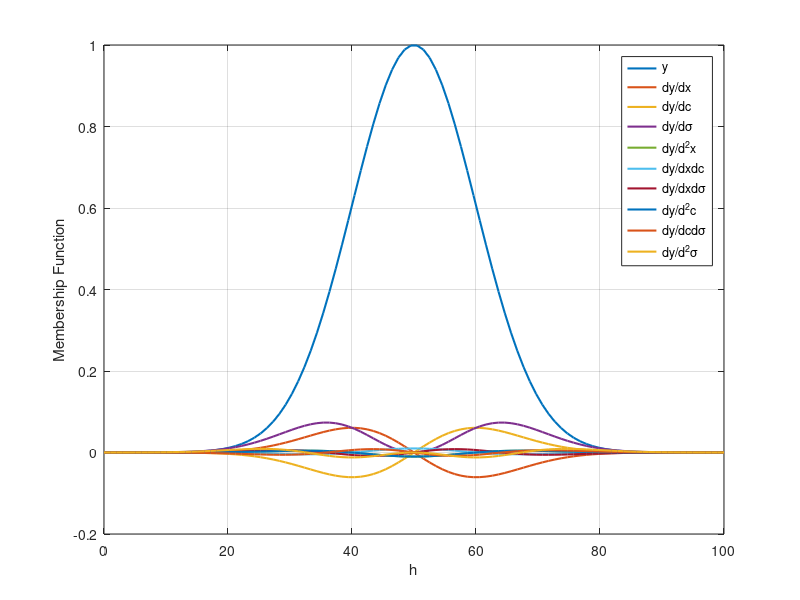

Write MATLAB code to recreate this figure.
c = 50;
sig = 10;
x = linspace(0, 100);
MF = exp(-(x-c).^2./(2*sig^2));
h = plot(x, MF);        %y
hold on;
grid on;
set(h, 'linewidth', 1.5);
xlabel('h');
ylabel('Membership Function');
MFdx = MF.*(-1).*(x-c)./sig^2;
h = plot(x, MFdx);      %dy/dx
set(h, 'linewidth', 1.5);
MFdc = MF.*(x-c)./sig^2;
h = plot(x, MFdc);      %dy/dc
set(h, 'linewidth', 1.5);
MFdsig = MF.*(x-c).^2./sig^3;
h = plot(x, MFdsig);    %dy/dsig
set(h, 'linewidth', 1.5);
MFdx2=MF./sig^2.*(((x-c)./sig).^2-1);
h = plot(x, MFdx2);     %dy/dx2
set(h, 'linewidth', 1.5);
MFdxdc=MF.*(-1)./sig^2.*(((x-c)./sig).^2-1);
h = plot(x, MFdxdc);    %dy/dxdc
set(h, 'linewidth', 1.5);
MFdxdsig = MF.*(-1).*(x-c)./sig^3.*(((x-c)./sig).^2-2);
h = plot(x, MFdxdsig);  %dy/dxdsig
set(h, 'linewidth', 1.5);
MFdc2 = MF./sig^2.*(((x-c)./sig).^2-1);
h = plot(x, MFdc2);     %dy/dc2
set(h, 'linewidth', 1.5);
MFdcdsig = MF.*(x-c)./sig^3.*(((x-c)./sig).^2-2);
h = plot(x, MFdcdsig);  %dy/dcdsig
set(h, 'linewidth', 1.5);
MFdsig2 = MF.*(x-c).^2./sig^4.*(((x-c)./sig).^2-3);
h = plot(x, MFdsig2);   %dy/dsig2
set(h, 'linewidth', 1.5);
legend('y', 'dy/dx', 'dy/dc', 'dy/d\sigma', 'dy/d^{2}x', 'dy/dxdc', 'dy/dxd\sigma', ...
    'dy/d^{2}c', 'dy/dcd\sigma', 'dy/d^{2}\sigma');